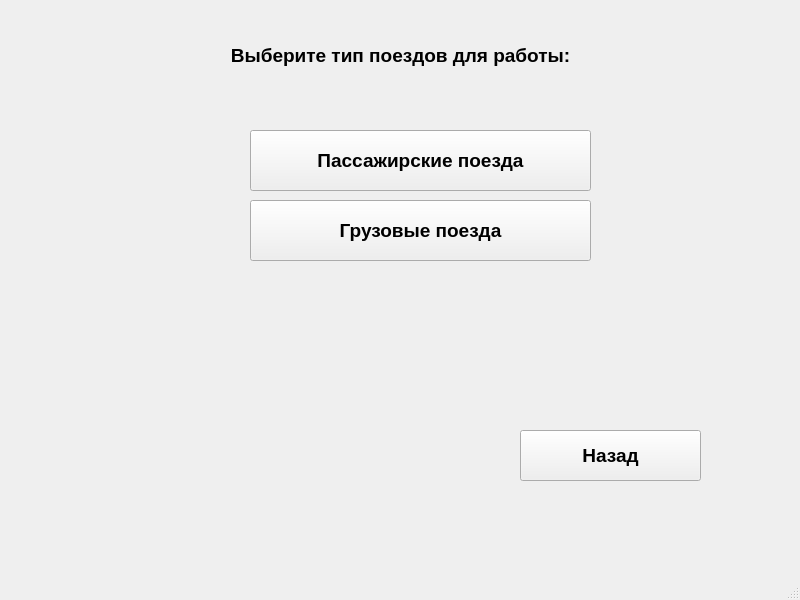
<?xml version="1.0" encoding="UTF-8"?>
<ui version="4.0">
 <class>MenuWindow</class>
 <widget class="QMainWindow" name="MenuWindow">
  <property name="geometry">
   <rect>
    <x>0</x>
    <y>0</y>
    <width>800</width>
    <height>600</height>
   </rect>
  </property>
  <property name="windowTitle">
   <string>MainWindow</string>
  </property>
  <widget class="QWidget" name="centralwidget">
   <widget class="QLabel" name="label">
    <property name="geometry">
     <rect>
      <x>180</x>
      <y>20</y>
      <width>441</width>
      <height>71</height>
     </rect>
    </property>
    <property name="font">
     <font>
      <pointsize>14</pointsize>
      <bold>true</bold>
     </font>
    </property>
    <property name="text">
     <string>Выберите тип поездов для работы:</string>
    </property>
    <property name="alignment">
     <set>Qt::AlignCenter</set>
    </property>
   </widget>
   <widget class="QPushButton" name="passenger">
    <property name="geometry">
     <rect>
      <x>250</x>
      <y>130</y>
      <width>341</width>
      <height>61</height>
     </rect>
    </property>
    <property name="font">
     <font>
      <pointsize>14</pointsize>
      <bold>true</bold>
     </font>
    </property>
    <property name="text">
     <string>Пассажирские поезда</string>
    </property>
   </widget>
   <widget class="QPushButton" name="cargo">
    <property name="geometry">
     <rect>
      <x>250</x>
      <y>200</y>
      <width>341</width>
      <height>61</height>
     </rect>
    </property>
    <property name="font">
     <font>
      <pointsize>14</pointsize>
      <bold>true</bold>
     </font>
    </property>
    <property name="text">
     <string>Грузовые поезда</string>
    </property>
   </widget>
   <widget class="QPushButton" name="back">
    <property name="geometry">
     <rect>
      <x>520</x>
      <y>430</y>
      <width>181</width>
      <height>51</height>
     </rect>
    </property>
    <property name="font">
     <font>
      <pointsize>14</pointsize>
      <bold>true</bold>
     </font>
    </property>
    <property name="text">
     <string>Назад</string>
    </property>
   </widget>
  </widget>
  <widget class="QMenuBar" name="menubar">
   <property name="geometry">
    <rect>
     <x>0</x>
     <y>0</y>
     <width>800</width>
     <height>25</height>
    </rect>
   </property>
  </widget>
  <widget class="QStatusBar" name="statusbar"/>
 </widget>
 <resources/>
 <connections/>
</ui>
